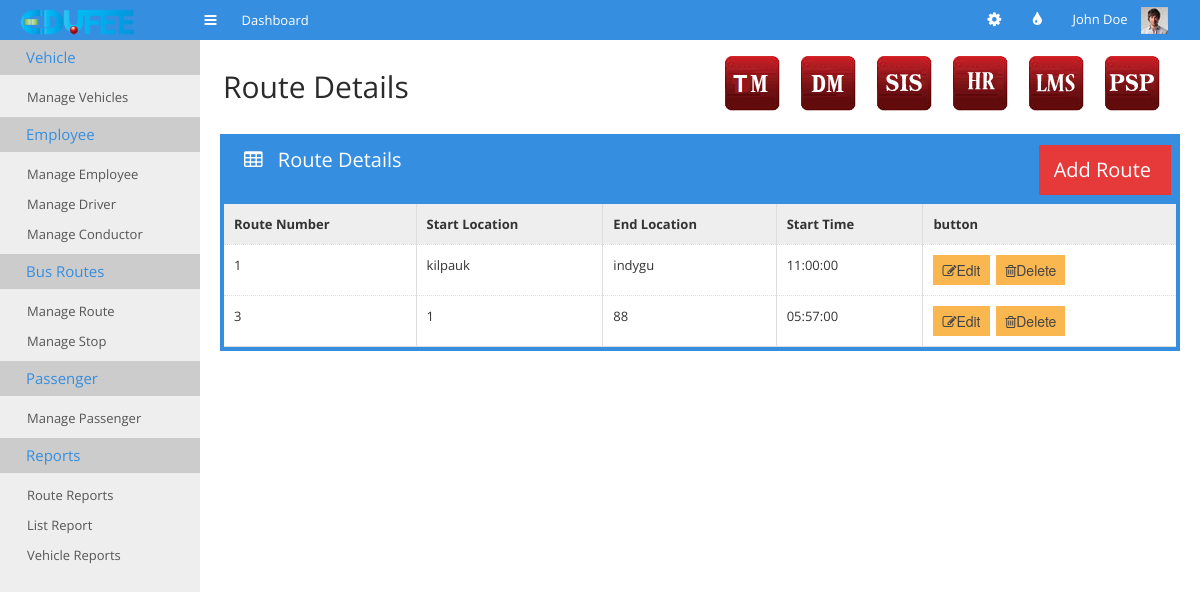
The page /tm-manage-routes.php on the database as committed earlier.
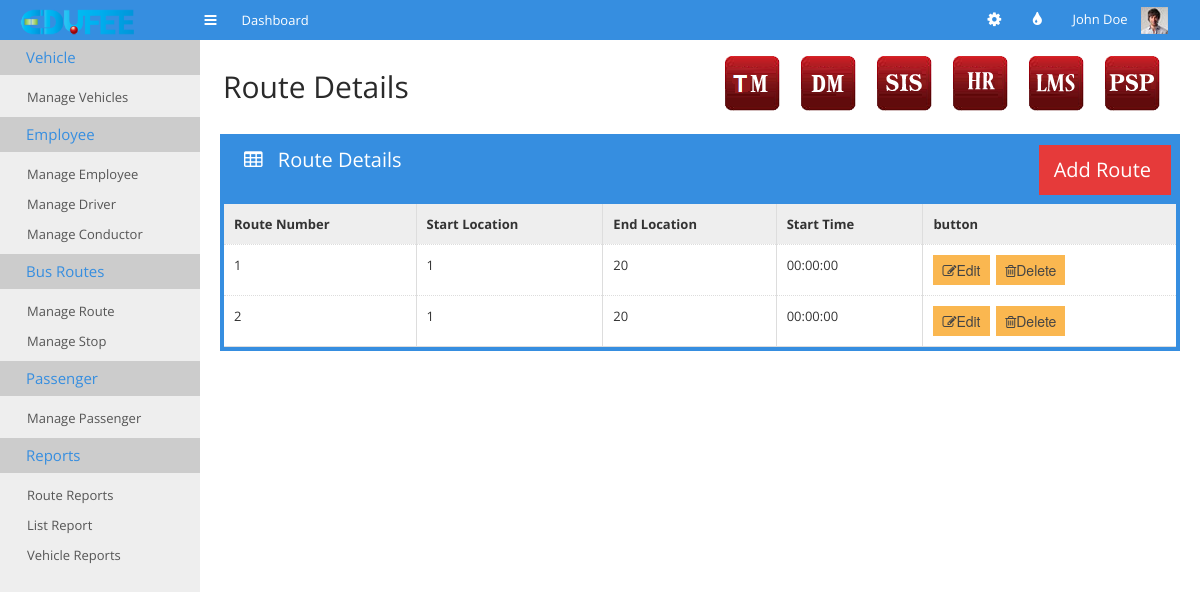
The same page on the database as committed later.
### tables this page shows
CREATE TABLE IF NOT EXISTS `tm_bus_route` (
  `institute_id` int(11) NOT NULL,
  `route_number` int(11) DEFAULT NULL,
  `start_location` text,
  `end_location` text,
  `start_time` time DEFAULT NULL
);

### tm-manage-routes.php (the view, shortened to what this page needs)
 <!doctype html>
<html>
<head>
	<link rel="stylesheet" href="css/bootstrap.min.css">
	<link rel="stylesheet" href="css/bootstrap-responsive.min.css">
	<link rel="stylesheet" href="css/plugins/jquery-ui/smoothness/jquery-ui.css">
	<link rel="stylesheet" href="css/plugins/jquery-ui/smoothness/jquery.ui.theme.css">
	<link rel="stylesheet" href="css/style.css">
	<link rel="stylesheet" href="css/themes.css">
</head>
<body>
	<div id="navigation">
		<div class="container-fluid">
			<a href="#" id="brand"></a>
			<a href="#" class="toggle-nav" rel="tooltip" data-placement="bottom" title="Toggle navigation"><i class="icon-reorder"></i></a>
			<ul class='main-nav'>
				<li>
					<a href="index.html">
						<span>Dashboard</span>
					</a>
				</li>
			</ul>
			<div class="user">
				<ul class="icon-nav">
					<li class="dropdown sett">
						<a href="#" class='dropdown-toggle' data-toggle="dropdown"><i class="icon-cog"></i></a>
					</li>
					<li class='dropdown colo'>
						<a href="#" class='dropdown-toggle' data-toggle="dropdown"><i class="icon-tint"></i></a>
					</li>
				</ul>
				<div class="dropdown">
					<a href="#" class='dropdown-toggle' data-toggle="dropdown">John Doe <img src="img/demo/user-avatar.jpg" alt=""></a>
				</div>
			</div>
		</div>
	</div>
	<div class="container-fluid" id="content">
		<?php
require_once "cms.php";
?>
		<div id="main">
			<div class="container-fluid">
				<div class="page-header">
					<div class="pull-left">
						<h1>Route Details</h1>
					</div>
					<div class="pull-right">
					    <ul class="minitiles" style="display:inline !important;">
					    	<li><a href="tm_main.html"><img src="img/tm_icon.png" alt=""></a></li>
					        <li><a href="http://www.edufee.com/subscribe_donation/"><img src="img/dm_icon.png" alt=""></a></li>
					        <li> <a href="http://www.edufee.com/SIS/home/"><img src="img/sis_icon.png" alt="" style="border:none;" border="0"/></a> </li>
					    	<li><a href="http://www.edufee.com/hrm/symfony/web/index.php/admin/LandingPage"><img src="img/hr_icon.png" alt=""></a></li>
					        <li> <a href="http://www.edufee.com/openbiblio/catalog/home.php"><img src="img/lms_icon.png" alt="" style="border:none;" border="0"/></a> </li>
					      <li><a href="http://www.edufee.com/psp_dashboard/psp"><img src="img/psp_icon.png" alt="" border="0"/>
					      </a></li>
					    </ul>
					</div>
				</div>
			<div class="row-fluid">
					<div class="span12">
						<div class="box box-color box-bordered">
							<div class="box-title">
								<h3>
									<i class="icon-table"></i>
									Route Details
								</h3>
								<div class="pull-right" style="margin-right: 5px;">
								<ul class="pull-right stats"><li class="lightred">
								<a href="tm-add-route.php">
								<div  style="margin-right: 5px;">
											<h3>Add Route</h3>
								</div>
								</a>
									</li></ul>
									</div>
							</div>
							<div class="box-content nopadding">
								<table class="table table-hover table-nomargin table-bordered">
									<thead>
										<tr>
											<th>Route Number</th>
											<th>Start Location</th>
											<th class='hidden-350'>End Location</th>
											<th class='hidden-480'>Start Time</th>
											<th>button</th>
										</tr>
									</thead>
									<tbody>
									<?php
										require_once "datas.php";
										$dbconnection = connectSQL($dbdetails);
										if(mysqli_connect_errno())
								        {
								            echo "db_connection_fail";
								        }
								        else
								        {
								        	$sql="select * from tm_bus_route";
								        	$result=mysqli_query($dbconnection,$sql);
								        	while($row=mysqli_fetch_array($result))
											{
												echo '<tr><td>'.$row['route_number'].'</td><td>'.$row['start_location']
													.'</td><td class="hidden-350">'.$row['end_location']
													.'</td><td class="hidden-480">'.$row['start_time']
													.'</td><td><button class="edit btn btn-warning" value="'.$row['route_number']
													.'"><i class="icon-edit"></i>Edit</button><span>&nbsp&nbsp</span><button class="delete btn btn-warning" value="'.$row['route_number']
													.'"><i class="icon-trash"></i>Delete</button></td></tr>';
											}
								        }
									?>
									</tbody>
								</table>
							</div>
						</div>
					</div>
				</div>
			</div>
		</div>
</body>
</html>

Rows that differ between the two databases and show on the page:
removed tm_bus_route: route_number "3", start_location "1", end_location "88", start_time "05:57:00"
changed tm_bus_route "1": start_location "kilpauk" → "1"; end_location "indygu" → "20"; start_time "11:00:00" → "00:00:00"
added tm_bus_route: route_number "2", start_location "1", end_location "20", start_time "00:00:00"
